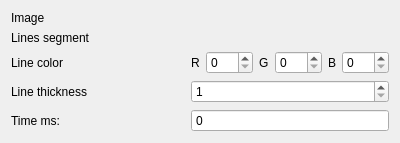
<?xml version="1.0" encoding="UTF-8"?>
<ui version="4.0">
 <class>DrawLinesForm</class>
 <widget class="QWidget" name="DrawLinesForm">
  <property name="geometry">
   <rect>
    <x>0</x>
    <y>0</y>
    <width>400</width>
    <height>143</height>
   </rect>
  </property>
  <property name="windowTitle">
   <string>Form</string>
  </property>
  <layout class="QGridLayout" name="gridLayout">
   <item row="0" column="0">
    <widget class="QLabel" name="label_7">
     <property name="text">
      <string>Image</string>
     </property>
    </widget>
   </item>
   <item row="3" column="1">
    <layout class="QHBoxLayout" name="horizontalLayout">
     <item>
      <widget class="QLabel" name="label">
       <property name="text">
        <string>R</string>
       </property>
      </widget>
     </item>
     <item>
      <widget class="QSpinBox" name="sb_r">
       <property name="maximum">
        <number>255</number>
       </property>
      </widget>
     </item>
     <item>
      <widget class="QLabel" name="label_2">
       <property name="text">
        <string>G</string>
       </property>
      </widget>
     </item>
     <item>
      <widget class="QSpinBox" name="sb_g">
       <property name="maximum">
        <number>255</number>
       </property>
      </widget>
     </item>
     <item>
      <widget class="QLabel" name="label_3">
       <property name="text">
        <string>B</string>
       </property>
      </widget>
     </item>
     <item>
      <widget class="QSpinBox" name="sb_b">
       <property name="maximum">
        <number>255</number>
       </property>
      </widget>
     </item>
    </layout>
   </item>
   <item row="4" column="0">
    <widget class="QLabel" name="label_5">
     <property name="text">
      <string>Line thickness</string>
     </property>
    </widget>
   </item>
   <item row="3" column="0">
    <widget class="QLabel" name="label_4">
     <property name="text">
      <string>Line color</string>
     </property>
    </widget>
   </item>
   <item row="1" column="0">
    <widget class="QLabel" name="label_8">
     <property name="text">
      <string>Lines segment</string>
     </property>
    </widget>
   </item>
   <item row="4" column="1">
    <widget class="QSpinBox" name="sb_thickness">
     <property name="minimum">
      <number>1</number>
     </property>
    </widget>
   </item>
   <item row="5" column="0">
    <widget class="QLabel" name="label_6">
     <property name="text">
      <string>Time ms:</string>
     </property>
    </widget>
   </item>
   <item row="5" column="1">
    <widget class="QSpinBox" name="sb_time">
     <property name="readOnly">
      <bool>true</bool>
     </property>
     <property name="buttonSymbols">
      <enum>QAbstractSpinBox::NoButtons</enum>
     </property>
     <property name="maximum">
      <number>99999</number>
     </property>
    </widget>
   </item>
  </layout>
 </widget>
 <resources/>
 <connections/>
</ui>
